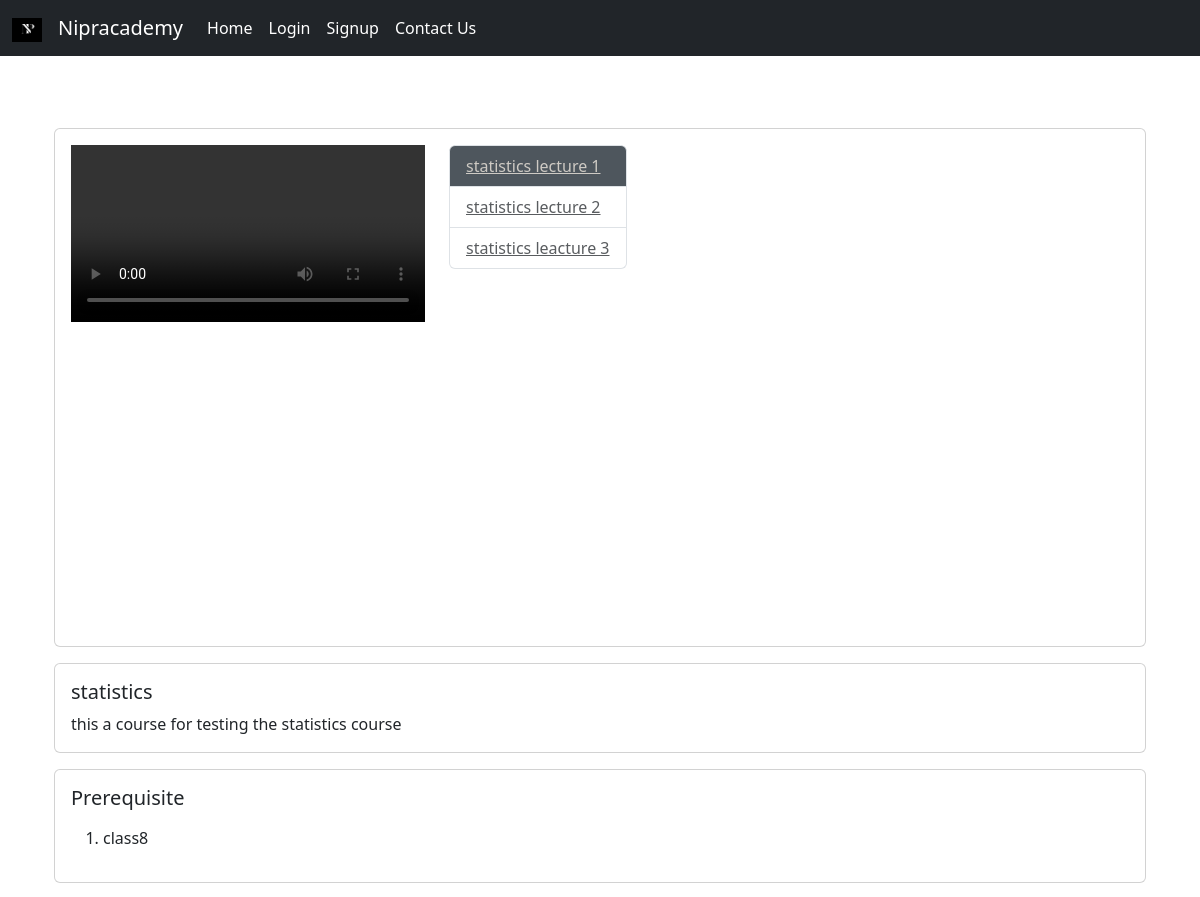
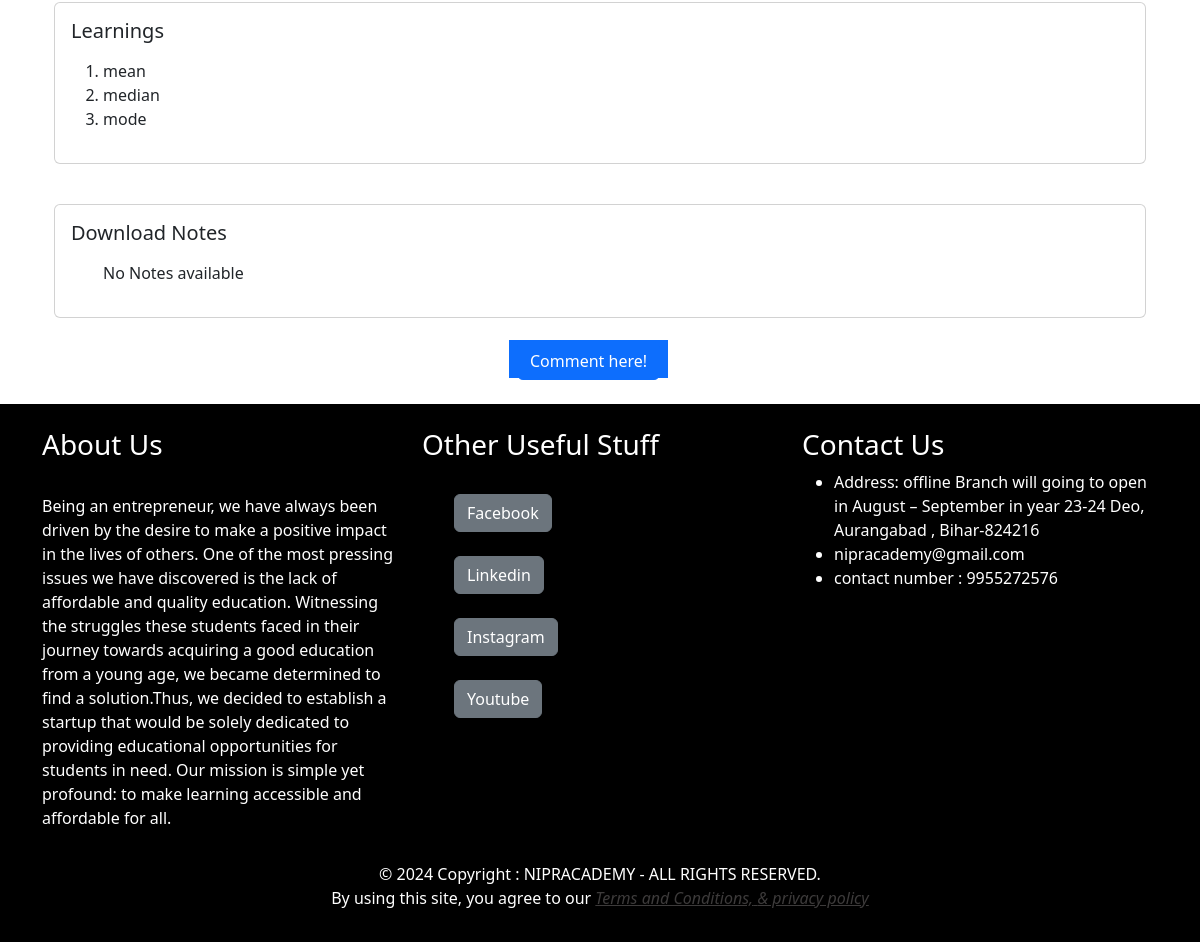
The page /course/statistics on the database its author committed (2 pictures, top to bottom).
### Nipracademy/models.py (models this page shows, shortened)
class Video(models.Model):
    title  = models.CharField(max_length = 100 , null = False)
    course = models.ForeignKey(Course , null = False , on_delete=models.CASCADE)
    serial_number = models.IntegerField(null=False)
    video_id = models.CharField(max_length = 100 , blank = True,null=True)
    video = models.FileField(upload_to="media/video_files",verbose_name="Video", blank=True, null=True)
    ppt = models.FileField(upload_to="media/ppt_files",verbose_name="Presentations", blank=True)
    Notes = models.FileField(upload_to="media/Notes_files",verbose_name="Notes", blank=True)
    is_preview = models.BooleanField(default = False)
    def __str__(self):
        return self.title

class Course(models.Model):
    name = models.CharField(max_length = 50 , null = False)
    slug = models.CharField(max_length = 50 , null = False ,unique=True)
    description = models.CharField(max_length = 200 , null = True )
    price = models.IntegerField(null=False)
    duration = models.PositiveIntegerField(help_text = "Duration in months")
    discount = models.IntegerField(null=False , default = 0)
    active = models.BooleanField(default = False)
    thumbnail = models.ImageField(upload_to = "media/thumbnail_image")
    date = models.DateTimeField(auto_now_add= True)
    resource = models.FileField(upload_to = "media/resource", blank = True, null = True)
    length = models.IntegerField(null=False)

class CourseProperty(models.Model):
    description  = models.CharField(max_length = 100 , null = False)
    course = models.ForeignKey(Course , null = False , on_delete=models.CASCADE)
    class Meta :
        abstract = True

class Prerequisite(CourseProperty):
    pass

class Learning(CourseProperty):
    pass

### Nipracademy/views.py (the view, shortened to what this page needs)
# urls.py: path('course/<str:slug>', views.coursePage , name = 'coursepage'),
def coursePage(request , slug):
    course = Course.objects.get(slug  = slug)
    serial_number  = request.GET.get('lecture')
    videos = course.video_set.all().order_by("serial_number")
    if serial_number is None:
        serial_number = 1
    video = Video.objects.get(serial_number = serial_number , course = course)
    context = {
        "course" : course ,
        "video" : video ,
        'videos':videos
    }
    return render(request , template_name="Nipracademy/course_page.html" , context=context )

### Nipracademy/templatetags/Nipracademy_custom_tags.py (called while the page is built, shortened)
@register.simple_tag
def is_enrolled(request , course):
    user = None
    if not request.user.is_authenticated:
        return False

### Nipracademy/templates/Nipracademy/course_page.html (shortened to what this page needs)
{% extends 'Nipracademy/base.html' %}
{% load static %}
{% load Nipracademy_custom_tags %}
{% load crispy_forms_tags %}
{% block css %}
<link rel="stylesheet" href="{% static 'css/scrollbar.css'%}">
{% endblock %}
{%block content%}
<div class="container-fluid">
    <div>
        <br>
        <div class="card p-3">
            <div class="row">
                <div class="col">
                    <div class="mx-auto">
                        <div id="player" >
                            <video class="mx-auto" width="100%" height="auto" controls>
                                <source src="{{ video.video.url }}"  type="video/mp4">
                            </video>
                        </div>
                    </div>
                </div>
                <div class="lecture-list">
                    <ul id='video_list' class="list-group overflow-y-scroll">
                        {% is_enrolled request course as enrolled %}
                            {% for v in videos %}
                                <li
                                class="list-group-item {% if v == video %} active-video {% endif %} ">
                                <a class="
                                {% if not enrolled and not v.is_preview %} text-muted no-preview {% endif %}
                                {% if v == video %} active-video-link {% endif %}
                                " href="?lecture={{v.serial_number}}">
                                    {{v}}
                                </a>
                                </li>
                            {% endfor %}
                    </ul>
                </div>
            </div>
        </div>
        <div class="mt-3">
            <div class="card">
                <div class="card-body">
                    <h5 class="card-title">{{course.name}}</h5>
                    <p class="card-text">{{course.description}}</p>
                </div>
            </div>
        </div>
        <div class="mt-3">
            <div class="card">
                <div class="card-body">
                    <h5 class="card-title">Prerequisite</h5>
                    <p class="card-text">
                    <ol>
                        {% for pre in course.prerequisite_set.all %}
                        <li class="">{{pre.description}}</li>
                        {% endfor %}
                    </ol>
                    </p>
                </div>
            </div>
        </div>
        <div class="mt-3">
            <div class="card">
                <div class="card-body">
                    <h5 class="card-title">Learnings</h5>
                    <p class="card-text">
                    <ol>
                        {% for l in course.learning_set.all %}
                        <li class="">{{l.description}}</li>
                        {% endfor %}
                    </ol>
                    </p>
                </div>
            </div>
        </div>
        <br>
        <div class="mt-3">
            <div class="card">
                <div class="card-body">
                    <h5 class="card-title">Download Notes</h5>
                    <p class="card-text">
                    <ol>
                        {% if video.Notes %}
                            <p class="card-text">Download presentations from the lecture</p>
                            <a href="{{video.Notes.url}}" download>
                            <button type="button" class="button-les"><span>Get Files</span></button>
                            </a>
                        {% else %}
                            <p class="card-text" > No Notes available</p>
                        {% endif %}
                    </ol>
                    </p>
                </div>
            </div>
        </div>
     <br>
    </div>
    <div class=" gap-1 col-2 mx-auto">
        <div class="d-inline p-2 text-bg-primary ">
            <a class="btn btn-primary" href="{% url 'comment_page'%}" role="button">Comment here!</a>
        </div>
    </div>
</div>
{%endblock%}

### static/common.css (style rules this page uses)
.overflow-y-scroll { overflow-y: scroll; }
.active-video { background-color: rgb(78, 86, 93); color: antiquewhite; }

### static/scrollbar.css (style rules this page uses)
.lecture-list { display:flex; flex:1 1 350px; height: 485px; overflow-y: scroll; }
@media (max-width:1200px) { .container-fluid { margin:0; } }

### Nipracademy/templates/Nipracademy/course_page.html (style rules this page uses)
.no-preview { cursor: not-allowed; }
a { color: rgb(61, 59, 59); }
.active-video-link { color: rgb(206, 202, 196); }

### rows shown on the page
Video: title "statistics lecture 1"
Video: title "statistics lecture 2"
Video: title "statistics leacture 3"
Course: name "statistics", description "this a course for testing the statistics course"
Prerequisite: description "class8"
Learning: description "mean"
Learning: description "median"
Learning: description "mode"
